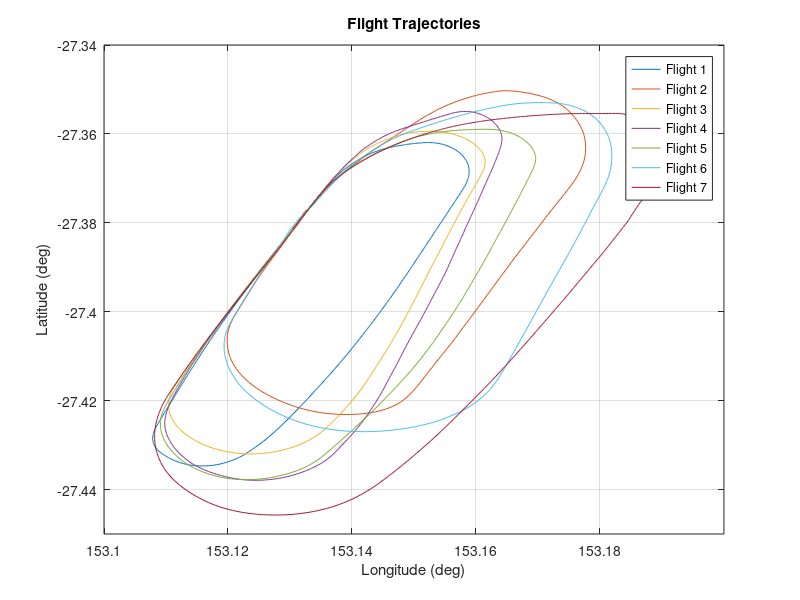
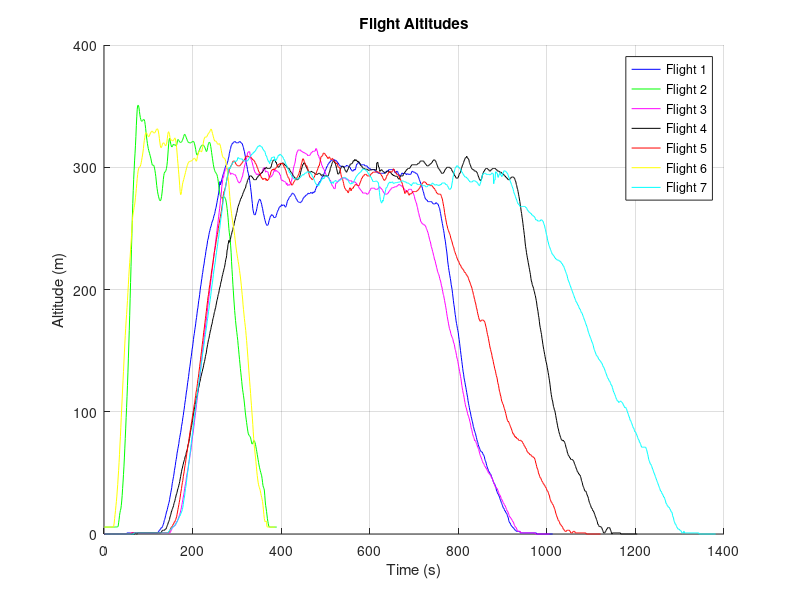

These charts were generated, in order, by the following MATLAB code:
%% Import Data
close all
clear, clc

addpath('EGB243SupportingFiles')

F1 = importdata('Flight4.csv');
F2 = importdata('Flight6.csv');
F3 = importdata('Flight9.csv');
F4 = importdata('Flight11.csv');
F5 = importdata('Flight13.csv');
F6 = importdata('Flight17.csv');
F7 = importdata('Flight25.csv');

%% Change data to SI units
%Converting the ground speed from knots to m/s
F1.data(:,1) = F1.data(:,1)*0.5144;
F2.data(:,1) = F2.data(:,1)*0.5144;
F3.data(:,1) = F3.data(:,1)*0.5144;
F4.data(:,1) = F4.data(:,1)*0.5144;
F5.data(:,1) = F5.data(:,1)*0.5144;
F6.data(:,1) = F6.data(:,1)*0.5144;
F7.data(:,1) = F7.data(:,1)*0.5144;

%Converting the altitude from feet to m
F1.data(:,2) = F1.data(:,2)*0.3048;
F2.data(:,2) = F2.data(:,2)*0.3048;
F3.data(:,2) = F3.data(:,2)*0.3048;
F4.data(:,2) = F4.data(:,2)*0.3048;
F5.data(:,2) = F5.data(:,2)*0.3048;
F6.data(:,2) = F6.data(:,2)*0.3048;
F7.data(:,2) = F7.data(:,2)*0.3048;

%% Plotting
%Plotting lat vs long
figure (1)
set(gcf,'color','w'); %Sets overall background colour
plot(F1.data(:,5), F1.data(:,4),...
    F2.data(:,5), F2.data(:,4),...
    F3.data(:,5), F3.data(:,4),...
    F4.data(:,5), F4.data(:,4),...
    F5.data(:,5), F5.data(:,4),...
    F6.data(:,5), F6.data(:,4),...
    F7.data(:,5), F7.data(:,4))

ylim([-27.45 -27.34]); xlim([153.1 153.2]);
ylabel('Latitude (deg)'); xlabel('Longitude (deg)')
title('Flight Trajectories')
legend('Flight 1', 'Flight 2','Flight 3','Flight 4','Flight 5','Flight 6','Flight 7')
grid on

%Plotting altitude vs time
figure (2)
set(gcf,'color','w'); %Sets overall background colour

hold on
plot(F1.data(:,2), 'b')
plot(F2.data(:,2), 'g')
plot(F3.data(:,2), 'm')
plot(F4.data(:,2), 'k')
plot(F5.data(:,2), 'r')
plot(F6.data(:,2), 'y')
plot(F7.data(:,2), 'c')
hold off

%ylim([-27.45 -27.34]); xlim([153.1 153.2]);
ylabel('Altitude (m)'); xlabel('Time (s)')
title('Flight Altitudes')
legend('Flight 1', 'Flight 2','Flight 3','Flight 4','Flight 5','Flight 6','Flight 7')
grid on

